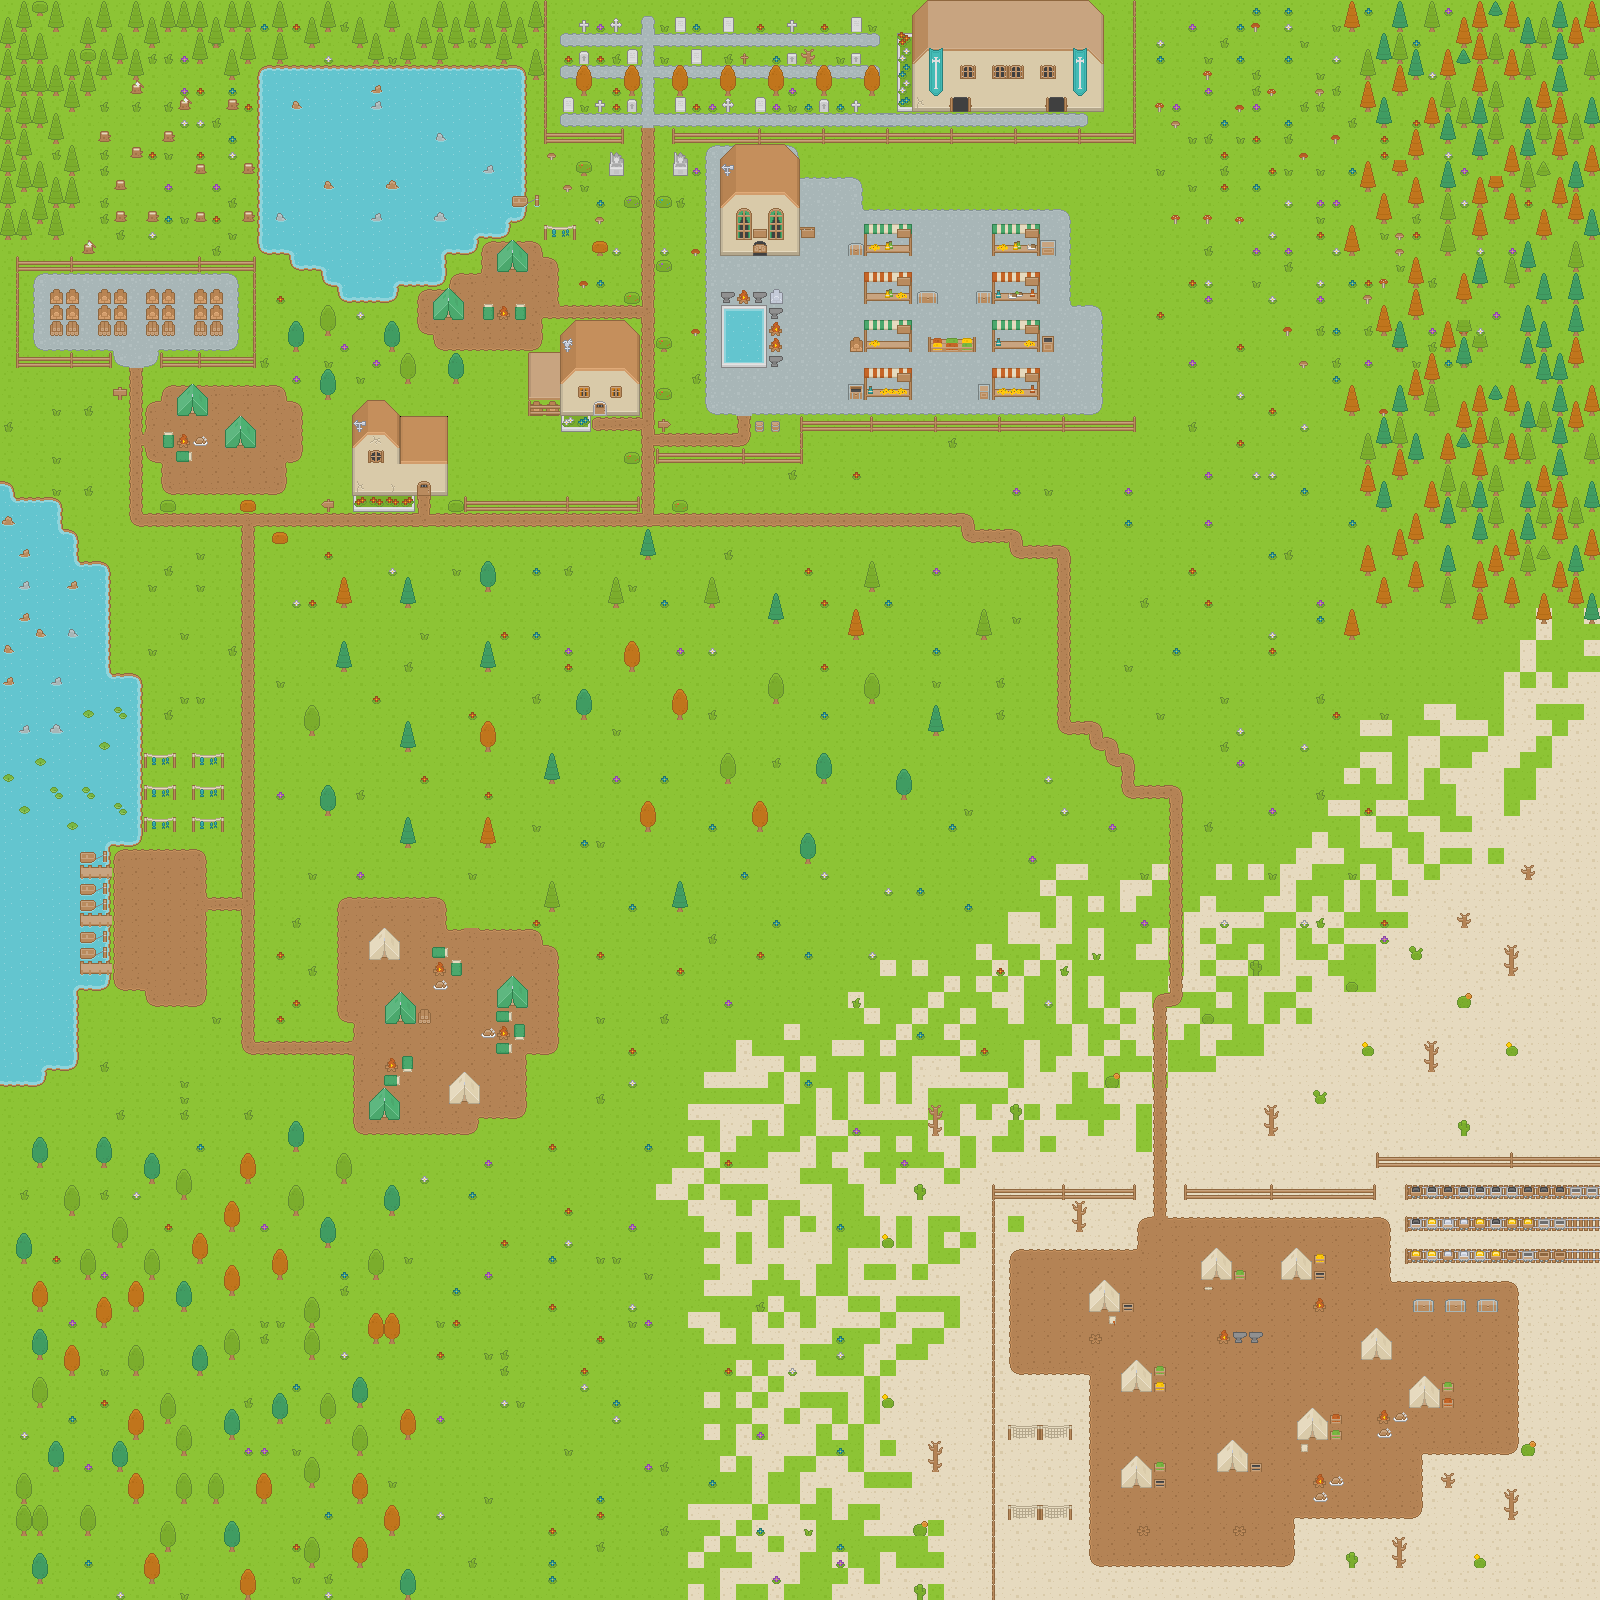

A 2D game scene composited from a Tiled map and its tileset images. What follows is a short description and the map's XML, with each tile layer's data collapsed to a summary:
An orthogonal 100x100 tile map with 16x16 px tiles, 6 tile layers (Ground, Mask1, Mask2, Objects/Collision, ...).

<map version="1.0" tiledversion="1.0.3" orientation="orthogonal" renderorder="right-down" width="100" height="100" tilewidth="16" tileheight="16" nextobjectid="1">
 <tileset firstgid="1" source="TileSet.tsx" />
 <layer name="Ground" width="100" height="100">
  <data>[10000 cells, 9715 non-empty, 8 distinct tile ids]</data>
 </layer>
 <layer name="Mask1" width="100" height="100">
  <data>[10000 cells, 1198 non-empty, 64 distinct tile ids]</data>
 </layer>
 <layer name="Mask2" width="100" height="100">
  <data>[10000 cells, 117 non-empty, 17 distinct tile ids]</data>
 </layer>
 <layer name="Objects/Collision" width="100" height="100">
  <properties>
   <property name="PlayerLayer" type="bool" value="true" />
  </properties>
  <data>[10000 cells, 1088 non-empty, 158 distinct tile ids]</data>
 </layer>
 <layer name="Objects Layer 2 No colision" width="100" height="100">
  <data>[10000 cells, 461 non-empty, 46 distinct tile ids]</data>
 </layer>
 <layer name="Fidger2" width="100" height="100">
  <data>[10000 cells, 17 non-empty, 6 distinct tile ids]</data>
 </layer>
</map>
